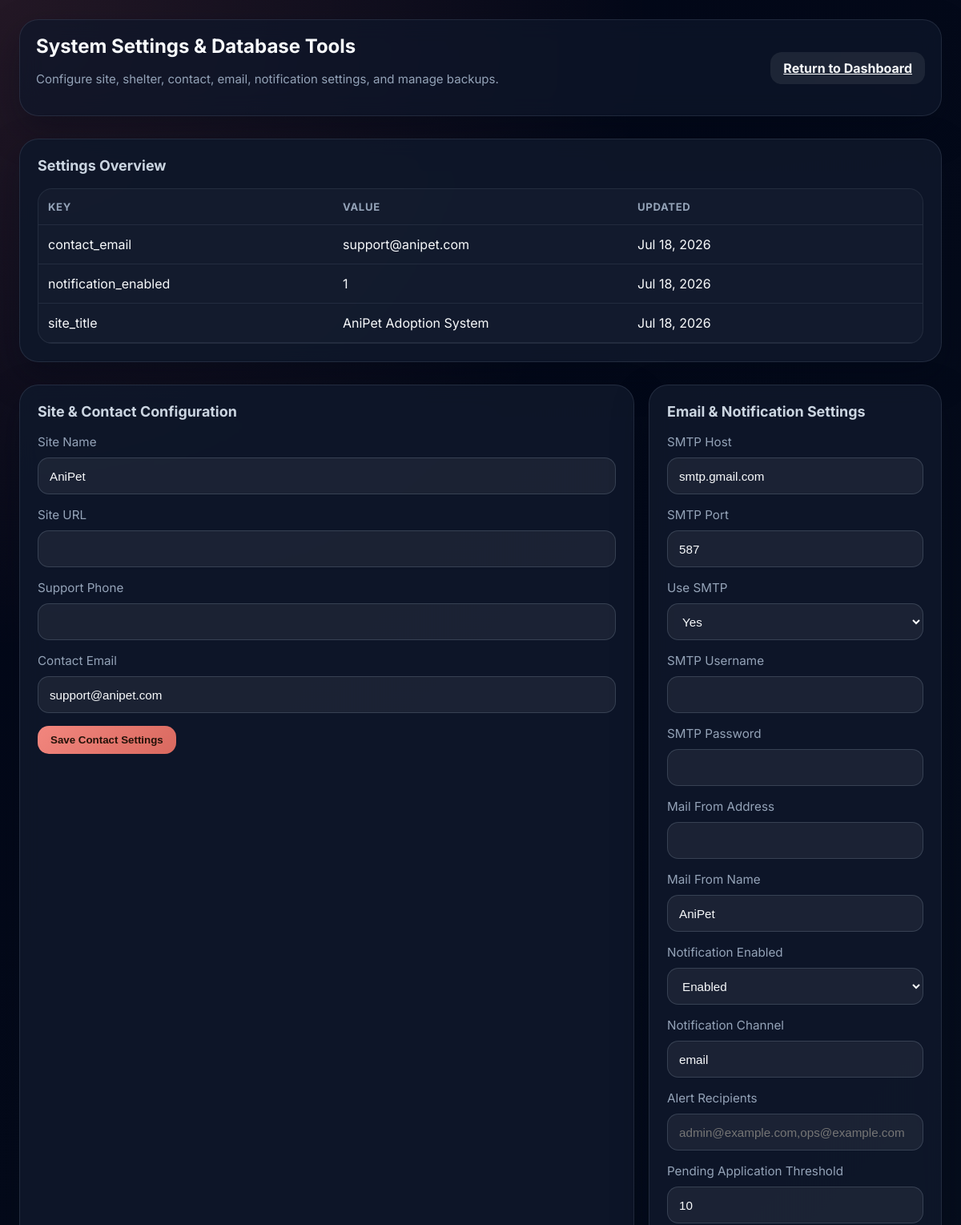
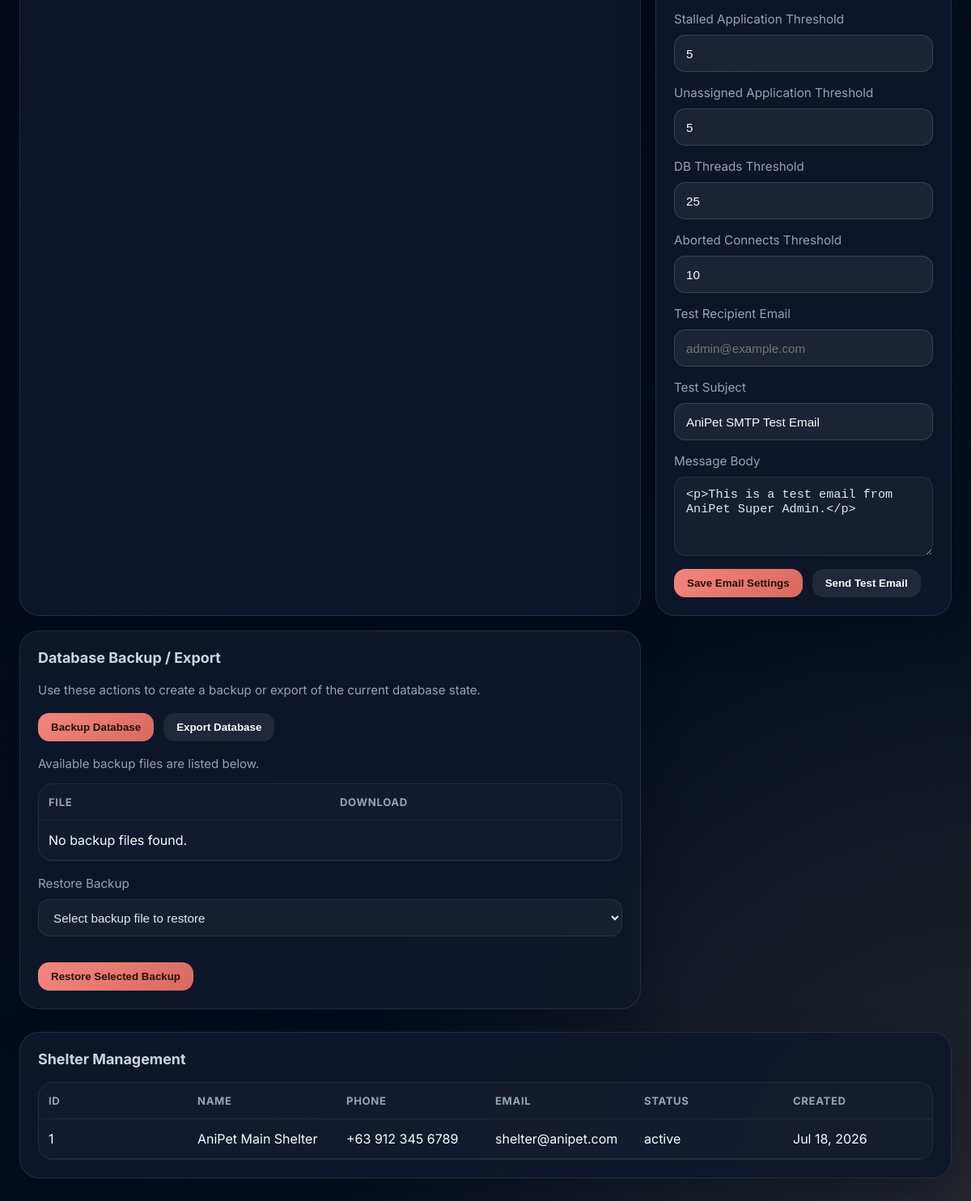
Screenshot of /super_admin_settings.php (signed in) with the database file from the repository (2 pictures, top to bottom).
### tables this page shows
CREATE TABLE IF NOT EXISTS `system_settings` (
  `id` INT AUTO_INCREMENT PRIMARY KEY,
  `setting_key` VARCHAR(120) NOT NULL UNIQUE,
  `setting_value` TEXT DEFAULT NULL,
  `description` TEXT DEFAULT NULL,
  `updated_at` DATETIME DEFAULT CURRENT_TIMESTAMP ON UPDATE CURRENT_TIMESTAMP
);

CREATE TABLE IF NOT EXISTS `shelters` (
  `id` INT AUTO_INCREMENT PRIMARY KEY,
  `name` VARCHAR(150) NOT NULL,
  `address` VARCHAR(255) DEFAULT NULL,
  `phone` VARCHAR(80) DEFAULT NULL,
  `email` VARCHAR(150) DEFAULT NULL,
  `status` VARCHAR(50) NOT NULL DEFAULT 'active',
  `created_at` DATETIME DEFAULT CURRENT_TIMESTAMP
);

### super_admin_settings.php (the view, shortened to what this page needs)
<?php
require_once __DIR__ . '/auth_helper.php';
function fetchRows($conn, $sql) {
    $rows = [];
    $result = $conn->query($sql);
    if ($result) {
        while ($row = $result->fetch_assoc()) {
            $rows[] = $row;
        }
    }
    return $rows;
}
$settings = fetchRows($conn, "SELECT id, setting_key, setting_value, description, updated_at FROM system_settings ORDER BY setting_key ASC");
$settingsByKey = [];
foreach ($settings as $setting) {
    $settingsByKey[$setting['setting_key']] = $setting['setting_value'];
}
$shelters = fetchRows($conn, "SELECT id, name, address, phone, email, status, created_at FROM shelters ORDER BY created_at DESC");
$backups = [];
?>
<!DOCTYPE html>
<html lang="en">
<head>
</head>
<body>
<div class="container">
    <div class="header">
        <div>
            <h1>System Settings & Database Tools</h1>
            <p class="note">Configure site, shelter, contact, email, notification settings, and manage backups.</p>
        </div>
        <a class="btn btn-secondary" href="super_admin_dashboard.php">Return to Dashboard</a>
    </div>
    <section class="section">
        <div class="card">
            <h2>Settings Overview</h2>
            <div class="table-wrap">
                <table>
                    <thead><tr><th>Key</th><th>Value</th><th>Updated</th></tr></thead>
                    <tbody>
                    <?php foreach ($settings as $setting): ?>
                        <tr>
                            <td><?php echo htmlspecialchars($setting['setting_key']); ?></td>
                            <td><?php echo htmlspecialchars($setting['setting_value']); ?></td>
                            <td><?php echo date('M d, Y', strtotime($setting['updated_at'])); ?></td>
                        </tr>
                    <?php endforeach; ?>
                    </tbody>
                </table>
            </div>
        </div>
    </section>
    <section class="section grid">
        <div class="card">
            <h2>Site & Contact Configuration</h2>
            <form id="siteConfigForm">
                <div class="input-group"><label>Site Name</label><input type="text" name="site_name" value="<?php echo htmlspecialchars($settingsByKey['site_name'] ?? 'AniPet'); ?>"></div>
                <div class="input-group"><label>Site URL</label><input type="text" name="site_url" value="<?php echo htmlspecialchars($settingsByKey['site_url'] ?? ''); ?>"></div>
                <div class="input-group"><label>Support Phone</label><input type="text" name="support_phone" value="<?php echo htmlspecialchars($settingsByKey['support_phone'] ?? ''); ?>"></div>
                <div class="input-group"><label>Contact Email</label><input type="email" name="contact_email" value="<?php echo htmlspecialchars($settingsByKey['contact_email'] ?? ''); ?>"></div>
                <div class="action-row"><button class="btn btn-primary" type="submit">Save Contact Settings</button></div>
            </form>
        </div>
        <div class="card">
            <h2>Email & Notification Settings</h2>
            <form id="notificationForm">
                <div class="input-group"><label>SMTP Host</label><input type="text" name="smtp_host" value="<?php echo htmlspecialchars($settingsByKey['smtp_host'] ?? 'smtp.gmail.com'); ?>"></div>
                <div class="input-group"><label>SMTP Port</label><input type="text" name="smtp_port" value="<?php echo htmlspecialchars($settingsByKey['smtp_port'] ?? '587'); ?>"></div>
                <div class="input-group"><label>Use SMTP</label><select name="use_smtp"><option value="1" <?php echo (($settingsByKey['use_smtp'] ?? '1') === '1') ? 'selected' : ''; ?>>Yes</option></select></div>
                <div class="input-group"><label>SMTP Username</label><input type="text" name="smtp_user" value="<?php echo htmlspecialchars($settingsByKey['smtp_user'] ?? ''); ?>"></div>
                <div class="input-group"><label>SMTP Password</label><input type="password" name="smtp_pass" value="<?php echo htmlspecialchars($settingsByKey['smtp_pass'] ?? ''); ?>"></div>
                <div class="input-group"><label>Mail From Address</label><input type="email" name="smtp_from_email" value="<?php echo htmlspecialchars($settingsByKey['smtp_from_email'] ?? ''); ?>"></div>
                <div class="input-group"><label>Mail From Name</label><input type="text" name="smtp_from_name" value="<?php echo htmlspecialchars($settingsByKey['smtp_from_name'] ?? 'AniPet'); ?>"></div>
                <div class="input-group"><label>Notification Enabled</label><select name="notification_enabled"><option value="1" <?php echo (($settingsByKey['notification_enabled'] ?? '1') === '1') ? 'selected' : ''; ?>>Enabled</option></select></div>
                <div class="input-group"><label>Notification Channel</label><input type="text" name="notification_channel" placeholder="e.g. email,sms" value="<?php echo htmlspecialchars($settingsByKey['notification_channel'] ?? 'email'); ?>"></div>
                <div class="input-group"><label>Alert Recipients</label><input type="text" name="alert_recipient_emails" placeholder="admin@example.com,ops@example.com" value="<?php echo htmlspecialchars($settingsByKey['alert_recipient_emails'] ?? ''); ?>"></div>
                <div class="input-group"><label>Pending Application Threshold</label><input type="number" name="alert_pending_applications" min="1" value="<?php echo htmlspecialchars($settingsByKey['alert_pending_applications'] ?? '10'); ?>"></div>
                <div class="input-group"><label>Stalled Application Threshold</label><input type="number" name="alert_stalled_applications" min="1" value="<?php echo htmlspecialchars($settingsByKey['alert_stalled_applications'] ?? '5'); ?>"></div>
                <div class="input-group"><label>Unassigned Application Threshold</label><input type="number" name="alert_unassigned_applications" min="1" value="<?php echo htmlspecialchars($settingsByKey['alert_unassigned_applications'] ?? '5'); ?>"></div>
                <div class="input-group"><label>DB Threads Threshold</label><input type="number" name="alert_threads_running" min="1" value="<?php echo htmlspecialchars($settingsByKey['alert_threads_running'] ?? '25'); ?>"></div>
                <div class="input-group"><label>Aborted Connects Threshold</label><input type="number" name="alert_aborted_connects" min="1" value="<?php echo htmlspecialchars($settingsByKey['alert_aborted_connects'] ?? '10'); ?>"></div>
                <div class="input-group"><label>Test Recipient Email</label><input type="email" id="testRecipientEmail" placeholder="admin@example.com"></div>
                <div class="input-group"><label>Test Subject</label><input type="text" id="testEmailSubject" value="AniPet SMTP Test Email"></div>
                <div class="input-group"><label>Message Body</label><textarea id="testEmailBody" rows="4" style="width:100%;padding:12px 14px;border-radius:14px;border:1px solid rgba(148,163,184,.14);background:rgba(255,255,255,.04);color:#e2e8f0;"><?php echo htmlspecialchars($settingsByKey['test_email_body'] ?? '<p>This is a test email from AniPet Super Admin.</p>'); ?></textarea></div>
                <div class="action-row"><button class="btn btn-primary" type="submit">Save Email Settings</button><button class="btn btn-secondary" id="sendTestEmailBtn" type="button">Send Test Email</button></div>
            </form>
        </div>
        <div class="card">
            <h2>Database Backup / Export</h2>
            <p class="note">Use these actions to create a backup or export of the current database state.</p>
            <div class="action-row">
                <button class="btn btn-primary" id="backupBtn">Backup Database</button>
                <button class="btn btn-secondary" id="exportBtn">Export Database</button>
            </div>
            <div class="note" style="margin-top:16px;">Available backup files are listed below.</div>
            <div class="table-wrap" style="margin-top:12px;">
                <table>
                    <thead><tr><th>File</th><th>Download</th></tr></thead>
                    <tbody id="backupList">
                    <?php if (!empty($backups)): ?>
                        <?php foreach ($backups as $backup): ?>
                            <tr><td><?php echo htmlspecialchars($backup['file']); ?></td><td><a href="backups/<?php echo htmlspecialchars($backup['file']); ?>" class="btn btn-secondary" target="_blank">Download</a></td></tr>
                        <?php endforeach; ?>
                    <?php else: ?>
                        <tr><td colspan="2">No backup files found.</td></tr>
                    <?php endif; ?>
                    </tbody>
                </table>
            </div>
            <div class="input-group" style="margin-top:18px;"><label>Restore Backup</label>
                <select id="restoreFile" class="input-group" style="width:100%;padding:12px 14px;border-radius:14px;border:1px solid rgba(148,163,184,.14);background:rgba(255,255,255,.04);color:#e2e8f0;">
                    <option value="">Select backup file to restore</option>
                </select>
            </div>
            <div class="action-row"><button class="btn btn-primary" id="restoreBtn">Restore Selected Backup</button></div>
        </div>
    </section>
    <section class="section">
        <div class="card">
            <h2>Shelter Management</h2>
            <div class="table-wrap">
                <table>
                    <thead><tr><th>ID</th><th>Name</th><th>Phone</th><th>Email</th><th>Status</th><th>Created</th></tr></thead>
                    <tbody>
                    <?php foreach ($shelters as $shelter): ?>
                        <tr>
                            <td><?php echo $shelter['id']; ?></td>
                            <td><?php echo htmlspecialchars($shelter['name']); ?></td>
                            <td><?php echo htmlspecialchars($shelter['phone']); ?></td>
                            <td><?php echo htmlspecialchars($shelter['email']); ?></td>
                            <td><?php echo htmlspecialchars($shelter['status']); ?></td>
                            <td><?php echo date('M d, Y', strtotime($shelter['created_at'])); ?></td>
                        </tr>
                    <?php endforeach; ?>
                    </tbody>
                </table>
            </div>
        </div>
    </section>
</div>
</body>
</html>

### super_admin_settings.php (style rules this page uses)
:root { color-scheme: dark; --bg: #020617; --panel: rgba(15, 23, 42, 0.92); --text: #f8fafc; --muted: #94a3b8; --accent: #F2867E; --border: rgba(148, 163, 184, 0.16); --shadow: 0 18px 45px rgba(2, 8, 23, 0.35); }
* { box-sizing: border-box; }
body { margin:0; font-family:'Inter',sans-serif; color:var(--text); min-height:100vh; background: radial-gradient(circle at top left, rgba(242,134,126,.14), transparent 25%), radial-gradient(circle at bottom right, rgba(246,201,160,.12), transparent 24%), linear-gradient(135deg, #020617 0%, #07111f 100%); }
.container { max-width:1440px;margin:0 auto;padding:24px 24px 40px; }
.header { display:flex;flex-wrap:wrap;align-items:center;justify-content:space-between;gap:16px;margin-bottom:24px;padding:18px 20px;background:rgba(15,23,42,.72);border:1px solid var(--border);border-radius:24px;box-shadow:var(--shadow);backdrop-filter:blur(14px); }
.header h1 { margin:0;font-size:clamp(1.4rem,2vw,2rem); }
.grid { display:grid;grid-template-columns:1fr 1fr;gap:18px; }
.card { background:var(--panel);border:1px solid var(--border);border-radius:24px;padding:22px;box-shadow:var(--shadow);backdrop-filter:blur(12px);transition:transform .18s ease,border-color .18s ease; }
.card h2 { margin:0 0 12px;font-size:1.08rem;color:#cbd5e1; }
.table-wrap { overflow-x:auto;border:1px solid rgba(148,163,184,.12);border-radius:18px;background:rgba(255,255,255,.025); }
table { width:100%;border-collapse:collapse;color:var(--text);table-layout:fixed;min-width:720px; }
th,td { padding:14px 12px;text-align:left;border-bottom:1px solid rgba(148,163,184,.12);overflow-wrap:anywhere;word-break:break-word; }
th { color:var(--muted);font-size:.82rem;text-transform:uppercase;letter-spacing:.05em; }
.btn { display:inline-flex;align-items:center;justify-content:center;padding:10px 16px;border-radius:14px;border:none;cursor:pointer;font-weight:700;transition:transform .18s ease,background .18s ease,box-shadow .18s ease; }
.btn-primary { background:linear-gradient(135deg,var(--accent),#D9695F);color:#241209; }
.btn-secondary { background:rgba(255,255,255,.08);color:var(--text); }
.input-group { display:grid;gap:10px;margin-bottom:16px; }
.input-group label { font-size:.95rem;color:var(--muted); }
.input-group input, .input-group select, .input-group textarea { width:100%;padding:12px 14px;border-radius:14px;border:1px solid rgba(148,163,184,.24);background:rgba(255,255,255,.06);color:var(--text);font-size:0.95rem;min-height:46px; }
.section { margin-top:28px; }
.section h2 { margin-bottom:18px;font-size:1.12rem; }
.note { color:var(--muted);font-size:.94rem;line-height:1.6; }
.action-row { display:flex;flex-wrap:wrap;gap:12px;margin-top:16px; }

### rows the page displays
system_settings: setting_key "contact_email", setting_value "support@anipet.com", updated_at "Jul 18, 2026"
system_settings: setting_key "notification_enabled", setting_value "1", updated_at "Jul 18, 2026"
system_settings: setting_key "site_title", setting_value "AniPet Adoption System", updated_at "Jul 18, 2026", notification_enabled "Enabled"
shelters: id "1", name "AniPet Main Shelter", phone "+63 912 345 6789", email "shelter@anipet.com", status "active", created_at "Jul 18, 2026"
